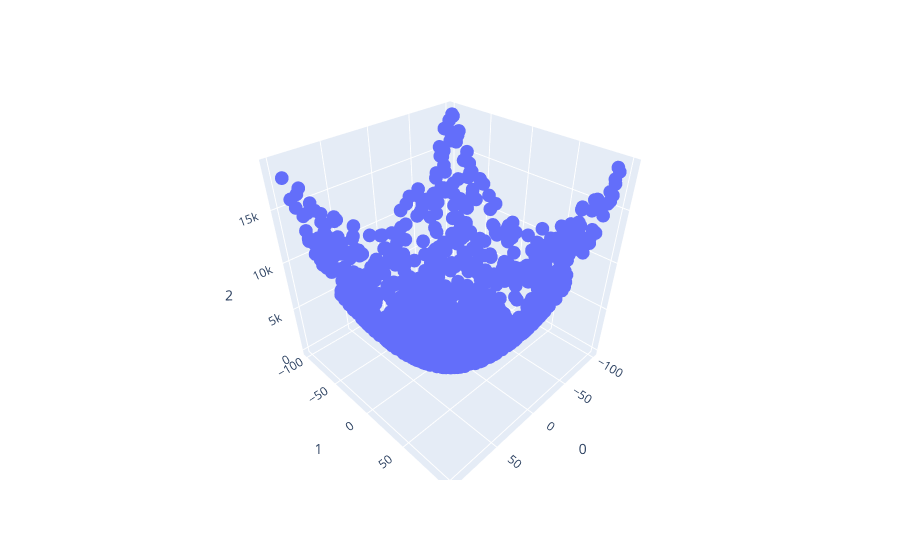

This figure's notebook cell:
### Code cell
rand = np.random.default_rng(42)

#Defining the values we talked about
a = -100
b = 100
n = int(1e3)

#Our target function f
def f(x,y):
    return x**2+y**2


xcoords = rand.uniform(low=a,high=b,size=(n,1))
ycoords = rand.uniform(low=a,high=b,size=(n,1))
noise = rand.normal(loc=0,scale=1,size=(n,1))
zcoords = f(xcoords,ycoords) + noise


coords = np.concatenate((xcoords,ycoords,zcoords),axis=1)

#Simple scatter plot for visualisation
fig = px.scatter_3d(coords,x=0,y=1,z=2)
fig.show()

### Figure 1 — Plotly figure (JSON) as saved in the notebook; plotly's stock layout.template omitted (floating-point values rounded to 4 significant figures; data arrays with more than 128 entries replaced by an {"elided": "..."} marker saying what was removed)
{"data": [{"hovertemplate": "0=%{x}<br>1=%{y}<br>2=%{z}<extra></extra>", "legendgroup": "", "marker": {"color": "#636efa", "symbol": "circle"}, "mode": "markers", "name": "", "scene": "scene", "showlegend": false, "type": "scatter3d", "x": {"elided": "1000 float values"}, "y": {"elided": "1000 float values"}, "z": {"elided": "1000 float values"}}], "layout": {"legend": {"tracegroupgap": 0}, "margin": {"t": 60}, "scene": {"domain": {"x": [0, 1], "y": [0, 1]}, "xaxis": {"title": {"text": "0"}}, "yaxis": {"title": {"text": "1"}}, "zaxis": {"title": {"text": "2"}}}}}
